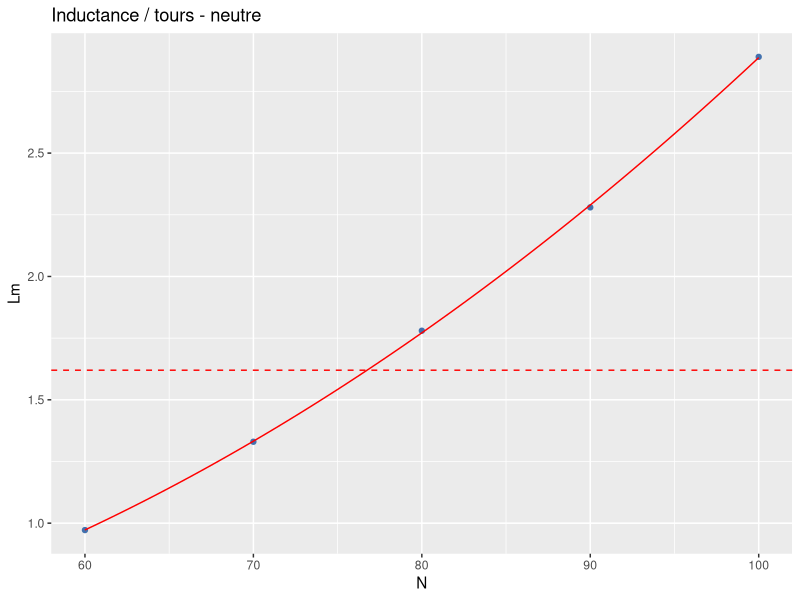
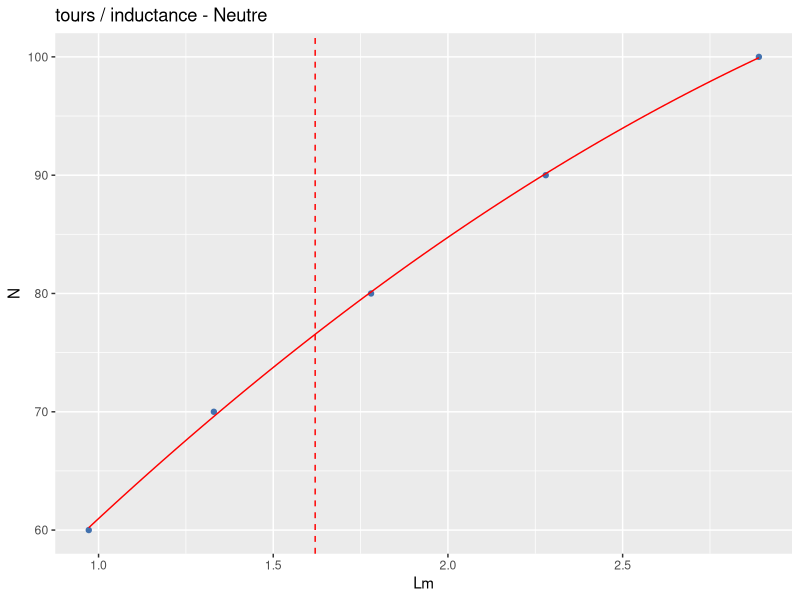
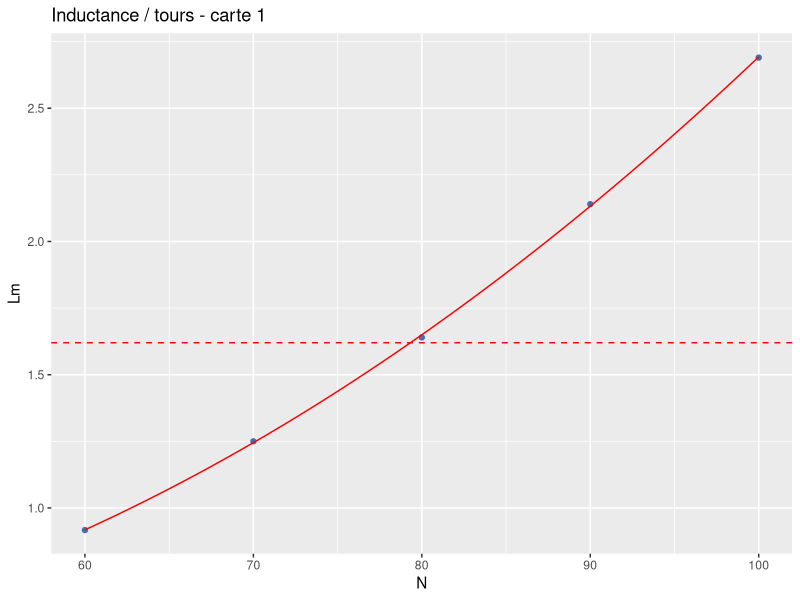
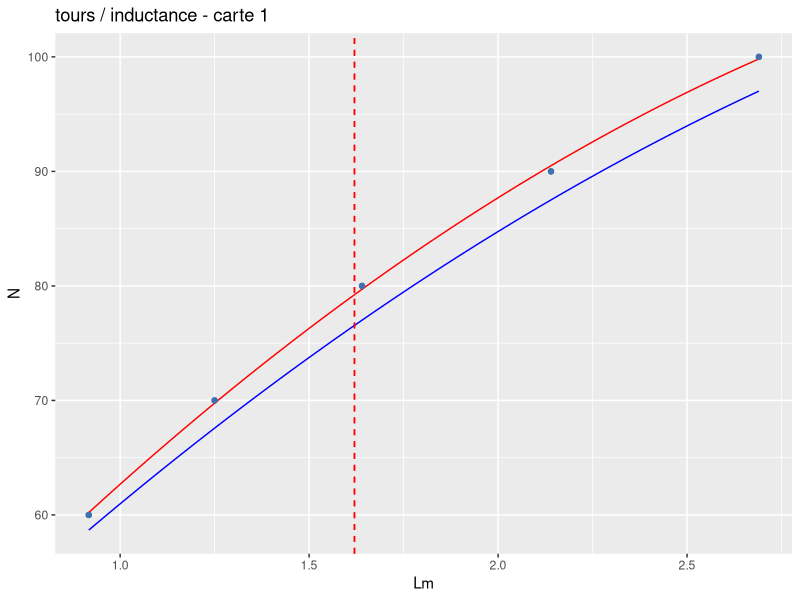

The R script that drew these images, in order:
library(ggplot2)

# NEUTRE
# Mesures de références: 07/02/2023

N<-c(60, 70, 80, 90, 100)
Lm<-c(0.972, 1.33, 1.78,2.28, 2.89)
enrL<-data.frame(Lm, N)
#print(ggplot(enrL) + geom_point(aes(x = N, y = Lm)))

print("-----  ajustement 1   ------------")
mod3 <- lm(Lm~N+I(N^2), data=enrL)

print(summary(mod3))

Lest<-function(N){4.750e-01  -1.545e-02 * N +   3.957e-04 * N^2}
print(ggplot(enrL) + geom_point(aes(x = N, y = Lm), colour = "#4271AE")  + stat_function(fun = Lest, color = "red") +  ggtitle("Inductance / tours - neutre") 
      +  geom_hline(yintercept=1.62, linetype="dashed", color = "red"))

print("-----  ajustement 2   ------------")
mod31 <- lm(N~Lm+I(Lm^2), data=enrL)
print(summary(mod31))
Nest_neutre<-function(L){ 30.0865  + 34.4416  * L -3.5552  * L^2}
print(ggplot(enrL) + geom_point(aes(x = Lm, y = N), colour = "#4271AE")  + stat_function(fun = Nest_neutre, color = "red") +  ggtitle("tours / inductance - Neutre")
      + geom_vline(xintercept=1.62, linetype="dashed", color = "red"))

# CARTE 1


N<-c(60, 70, 80, 90, 100)
Lm<-c(0.917, 1.25, 1.64,2.14, 2.69)
enrL<-data.frame(Lm, N)
#print(ggplot(enrL) + geom_point(aes(x = N, y = Lm)))

print("-----  ajustement 3   ------------")
mod3 <- lm(Lm~N+I(N^2), data=enrL)

print(summary(mod3))

Lest<-function(N){5.877e-01  -1.781e-02 * N +  3.886e-04 * N^2}
print(ggplot(enrL) + geom_point(aes(x = N, y = Lm), colour = "#4271AE")  + stat_function(fun = Lest, color = "red") +  ggtitle("Inductance / tours - carte 1")
      +  geom_hline(yintercept=1.62, linetype="dashed", color = "red"))

print("-----  ajustement 4   ------------")
mod31 <- lm(N~Lm+I(Lm^2), data=enrL)
print(summary(mod31))
Nest_c1<-function(L){28.8519 + 38.2387 * L  -4.4076 * L^2}
print(ggplot(enrL) + geom_point(aes(x = Lm, y = N), colour = "#4271AE")  + stat_function(fun = Nest_c1, color = "red") +  ggtitle("tours / inductance - carte 1")
      + geom_vline(xintercept=1.62, linetype="dashed", color = "red")
      + geom_point(aes(x = Lm, y = N), colour = "#4271AE")  + stat_function(fun = Nest_neutre, color = "blue") 
      + geom_vline(xintercept=1.62, linetype="dashed", color = "red")
      
      )
#curve(Nest, 1, 4, xname = "t")


# ESTIMATIONs
 

Lth<- function(C, F){(4*pi^2*F^2*C)^-1*1e3}

Fth<-function(C, L){(2*pi*sqrt(L*1e-3*C))^-1}


